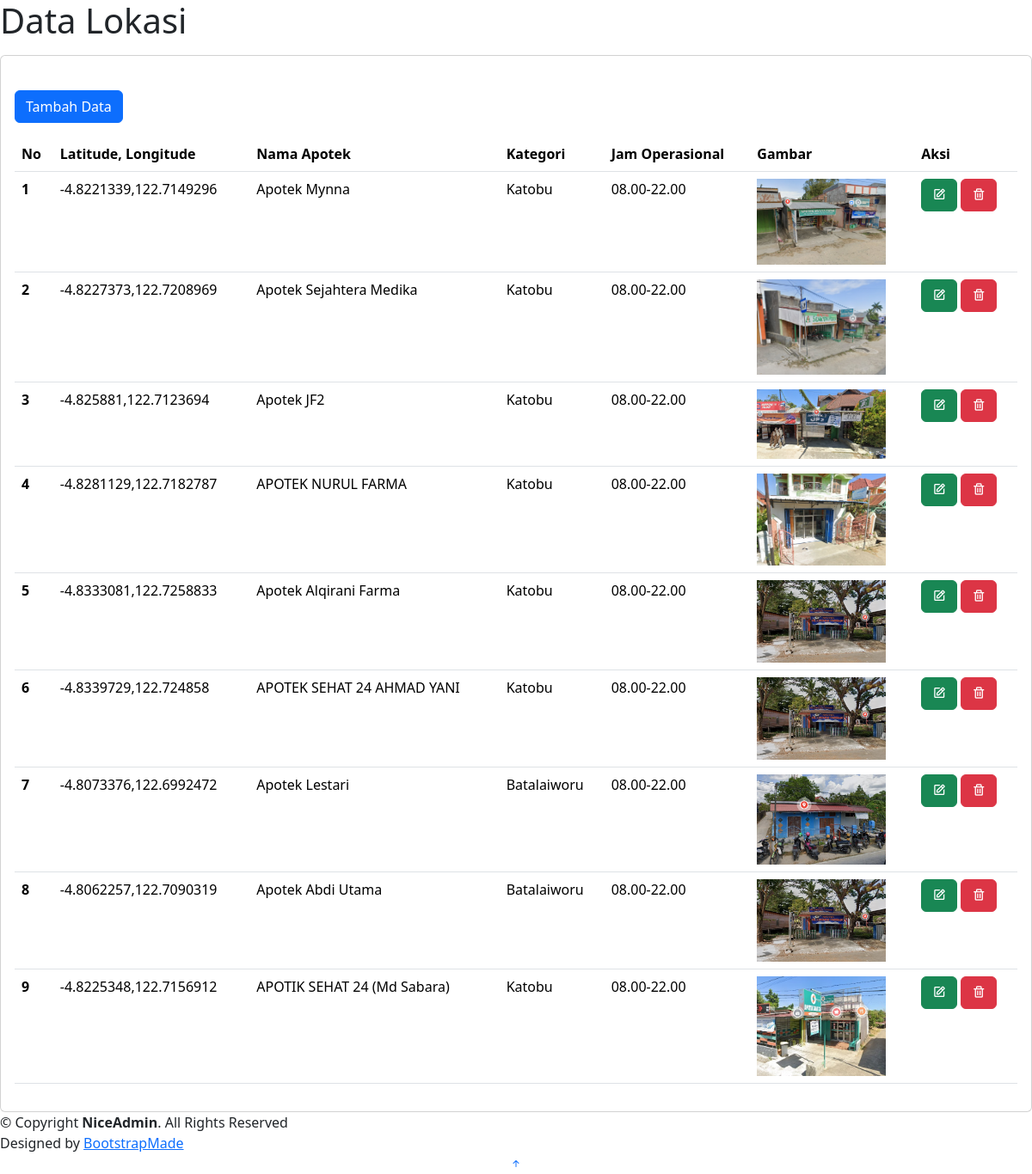
Page /lokasi.php (signed in) on the committed database.
### tables this page shows
CREATE TABLE `lokasi` (
  `id` int(11) NOT NULL,
  `lat_lng` varchar(100) NOT NULL,
  `nama` varchar(100) NOT NULL,
  `kategori` varchar(100) NOT NULL,
  `keterangan` varchar(100) NOT NULL,
  `gambar` varchar(100) NOT NULL
);

### lokasi.php (the view, shortened to what this page needs)
<?php
include 'koneksi.php';
?>
<?php
include 'lib/head.php';
?>
<body>
    <main id="main" class="main">
        <div class="pagetitle mb-3">
            <h1>Data Lokasi</h1>
        </div>
        <section class="section">
            <div class="row">
                <div class="col-lg-12">
                    <div class="card">
                        <div class="card-body">
                            <a href="lokasi_tambah.php" type="button" class="btn btn-primary mt-4 mb-3">Tambah Data</a>
                            <table class="table">
                                <thead>
                                    <tr>
                                        <th scope="col">No</th>
                                        <th scope="col">Latitude, Longitude</th>
                                        <th scope="col">Nama Apotek</th>
                                        <th scope="col">Kategori</th>
                                        <th scope="col">Jam Operasional</th>
                                        <th scope="col">Gambar</th>
                                        <th scope="col">Aksi</th>
                                    </tr>
                                </thead>
                                <tbody>
                                    <?php
                                    $no = 1;
                                    $tampil = mysqli_query($koneksi, "SELECT * FROM lokasi");
                                    while ($hasil = mysqli_fetch_array($tampil)) {
                                    ?>
                                        <tr>
                                            <th scope="row"><?php echo $no ?></th>
                                            <td><?php echo $hasil['lat_lng'] ?></td>
                                            <td><?php echo $hasil['nama'] ?></td>
                                            <td><?php echo $hasil['kategori'] ?></td>
                                            <td><?php echo $hasil['keterangan'] ?></td>
                                            <td><img src="assets/img/<?php echo $hasil ['gambar']?>"alt="Gambar" width="150px"></td>
                                            <td>
                                                <a href="lokasi_edit.php?id=<?php echo $hasil ['id']?>"
                                                    type="button" class="btn btn-success"><i class='bx bx-edit'></i></a>
                                                <a href="proses_hapus.php ?id=<?php echo $hasil ['id']?>" type="button" class="btn btn-danger"><i class='bx bx-trash'></i></a>
                                            </td>
                                        </tr>
                                    <?php
                                        $no++;
                                    }
                                    ?>
                                </tbody>
                            </table>
                        </div>
                    </div>
                </div>
            </div>
        </section>
    </main>
    <?php
    include 'lib/footer.php';
    ?>
</body>
</html>

### lib/head.php (shortened to what this page needs)
<!DOCTYPE html>
<html lang="en">
<head>
  <link href="assets/vendor/bootstrap/css/bootstrap.min.css" rel="stylesheet">
  <link href="assets/vendor/bootstrap-icons/bootstrap-icons.css" rel="stylesheet">
  <link href="assets/vendor/boxicons/css/boxicons.min.css" rel="stylesheet">
  <link href="assets/vendor/quill/quill.snow.css" rel="stylesheet">
  <link href="assets/vendor/quill/quill.bubble.css" rel="stylesheet">
  <link href="assets/vendor/remixicon/remixicon.css" rel="stylesheet">
  <link href="assets/vendor/simple-datatables/style.css" rel="stylesheet">
  <link rel="stylesheet" href="https://unpkg.com/leaflet@1.9.4/dist/leaflet.css"
/>
  <link href="assets/css/style.css" rel="stylesheet">
</head>

### lib/footer.php (shortened to what this page needs)
<footer id="footer" class="footer">
    <div class="copyright">
      &copy; Copyright <strong><span>NiceAdmin</span></strong>. All Rights Reserved
    </div>
    <div class="credits">
      Designed by <a href="https://bootstrapmade.com/">BootstrapMade</a>
    </div>
  </footer>
  <a href="#" class="back-to-top d-flex align-items-center justify-content-center"><i class="bi bi-arrow-up-short"></i></a>

### rows in the picture
lokasi: lat_lng "-4.8221339,122.7149296", nama "Apotek Mynna", kategori "Katobu", keterangan "08.00-22.00", gambar (picture)
lokasi: lat_lng "-4.8227373,122.7208969", nama "Apotek Sejahtera Medika", kategori "Katobu", keterangan "08.00-22.00", gambar (picture)
lokasi: lat_lng "-4.825881,122.7123694", nama "Apotek JF2", kategori "Katobu", keterangan "08.00-22.00", gambar (picture)
lokasi: lat_lng "-4.8281129,122.7182787", nama "APOTEK NURUL FARMA", kategori "Katobu", keterangan "08.00-22.00", gambar (picture)
lokasi: lat_lng "-4.8333081,122.7258833", nama "Apotek Alqirani Farma", kategori "Katobu", keterangan "08.00-22.00", gambar (picture)
lokasi: lat_lng "-4.8339729,122.724858", nama "APOTEK SEHAT 24 AHMAD YANI", kategori "Katobu", keterangan "08.00-22.00", gambar (picture)
lokasi: lat_lng "-4.8073376,122.6992472", nama "Apotek Lestari", kategori "Batalaiworu", keterangan "08.00-22.00", gambar (picture)
lokasi: lat_lng "-4.8062257,122.7090319", nama "Apotek Abdi Utama", kategori "Batalaiworu", keterangan "08.00-22.00", gambar (picture)
lokasi: lat_lng "-4.8225348,122.7156912", nama "APOTIK SEHAT 24 (Md Sabara)", kategori "Katobu", keterangan "08.00-22.00", gambar (picture)
